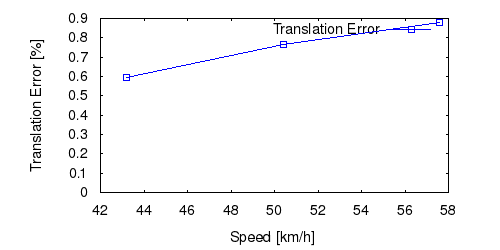

The script that saved this image:
set term postscript eps enhanced color
set output "04_ts.eps"
set size ratio 0.5
set yrange [0:*]
set xlabel "Speed [km/h]"
set ylabel "Translation Error [%]"
plot "04_ts.txt" using ($1*3.6):($2*100) title 'Translation Error' lc rgb "#0000FF" pt 4 w linespoints
